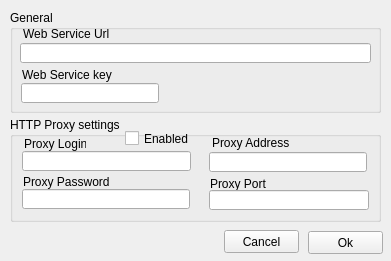
<?xml version="1.0" encoding="UTF-8"?>
<ui version="4.0">
 <class>Settings</class>
 <widget class="QWidget" name="Settings">
  <property name="geometry">
   <rect>
    <x>0</x>
    <y>0</y>
    <width>391</width>
    <height>261</height>
   </rect>
  </property>
  <property name="maximumSize">
   <size>
    <width>391</width>
    <height>16777215</height>
   </size>
  </property>
  <property name="windowTitle">
   <string>Form</string>
  </property>
  <widget class="QGroupBox" name="groupBox">
   <property name="geometry">
    <rect>
     <x>10</x>
     <y>10</y>
     <width>371</width>
     <height>103</height>
    </rect>
   </property>
   <property name="title">
    <string>General</string>
   </property>
   <widget class="QLabel" name="label">
    <property name="geometry">
     <rect>
      <x>13</x>
      <y>16</y>
      <width>105</width>
      <height>16</height>
     </rect>
    </property>
    <property name="text">
     <string>Web Service Url</string>
    </property>
   </widget>
   <widget class="QLineEdit" name="webServiceUrlEdit">
    <property name="geometry">
     <rect>
      <x>10</x>
      <y>33</y>
      <width>351</width>
      <height>20</height>
     </rect>
    </property>
    <property name="maxLength">
     <number>200</number>
    </property>
   </widget>
   <widget class="QLabel" name="label_2">
    <property name="geometry">
     <rect>
      <x>12</x>
      <y>57</y>
      <width>148</width>
      <height>16</height>
     </rect>
    </property>
    <property name="text">
     <string>Web Service key</string>
    </property>
   </widget>
   <widget class="QLineEdit" name="webServiceKeyEdit">
    <property name="geometry">
     <rect>
      <x>11</x>
      <y>73</y>
      <width>138</width>
      <height>20</height>
     </rect>
    </property>
    <property name="maxLength">
     <number>20</number>
    </property>
   </widget>
  </widget>
  <widget class="QPushButton" name="cancelButton">
   <property name="geometry">
    <rect>
     <x>224</x>
     <y>230</y>
     <width>75</width>
     <height>23</height>
    </rect>
   </property>
   <property name="text">
    <string>Cancel</string>
   </property>
  </widget>
  <widget class="QPushButton" name="OkButton">
   <property name="geometry">
    <rect>
     <x>308</x>
     <y>231</y>
     <width>75</width>
     <height>23</height>
    </rect>
   </property>
   <property name="text">
    <string>Ok</string>
   </property>
  </widget>
  <widget class="QGroupBox" name="groupBox_2">
   <property name="geometry">
    <rect>
     <x>10</x>
     <y>117</y>
     <width>371</width>
     <height>105</height>
    </rect>
   </property>
   <property name="title">
    <string>HTTP Proxy settings</string>
   </property>
   <widget class="QLabel" name="label_3">
    <property name="geometry">
     <rect>
      <x>14</x>
      <y>19</y>
      <width>62</width>
      <height>16</height>
     </rect>
    </property>
    <property name="text">
     <string>Proxy Login</string>
    </property>
   </widget>
   <widget class="QLabel" name="label_4">
    <property name="geometry">
     <rect>
      <x>13</x>
      <y>57</y>
      <width>97</width>
      <height>16</height>
     </rect>
    </property>
    <property name="text">
     <string>Proxy Password</string>
    </property>
   </widget>
   <widget class="QLabel" name="label_5">
    <property name="geometry">
     <rect>
      <x>202</x>
      <y>18</y>
      <width>124</width>
      <height>16</height>
     </rect>
    </property>
    <property name="text">
     <string>Proxy Address</string>
    </property>
   </widget>
   <widget class="QLabel" name="label_6">
    <property name="geometry">
     <rect>
      <x>200</x>
      <y>59</y>
      <width>70</width>
      <height>16</height>
     </rect>
    </property>
    <property name="text">
     <string>Proxy Port</string>
    </property>
   </widget>
   <widget class="QLineEdit" name="LoginNameEdit">
    <property name="geometry">
     <rect>
      <x>12</x>
      <y>34</y>
      <width>169</width>
      <height>20</height>
     </rect>
    </property>
    <property name="maxLength">
     <number>20</number>
    </property>
   </widget>
   <widget class="QLineEdit" name="passwordEdit">
    <property name="geometry">
     <rect>
      <x>12</x>
      <y>72</y>
      <width>168</width>
      <height>20</height>
     </rect>
    </property>
    <property name="maxLength">
     <number>20</number>
    </property>
    <property name="echoMode">
     <enum>QLineEdit::PasswordEchoOnEdit</enum>
    </property>
   </widget>
   <widget class="QLineEdit" name="proxyAddressEdit">
    <property name="geometry">
     <rect>
      <x>199</x>
      <y>35</y>
      <width>158</width>
      <height>20</height>
     </rect>
    </property>
    <property name="maxLength">
     <number>50</number>
    </property>
   </widget>
   <widget class="QLineEdit" name="proxyPortEdit">
    <property name="geometry">
     <rect>
      <x>199</x>
      <y>73</y>
      <width>160</width>
      <height>20</height>
     </rect>
    </property>
    <property name="maxLength">
     <number>5</number>
    </property>
   </widget>
   <widget class="QCheckBox" name="enabledCheckBox">
    <property name="geometry">
     <rect>
      <x>115</x>
      <y>13</y>
      <width>70</width>
      <height>17</height>
     </rect>
    </property>
    <property name="text">
     <string>Enabled</string>
    </property>
   </widget>
  </widget>
 </widget>
 <tabstops>
  <tabstop>webServiceUrlEdit</tabstop>
  <tabstop>webServiceKeyEdit</tabstop>
  <tabstop>LoginNameEdit</tabstop>
  <tabstop>passwordEdit</tabstop>
  <tabstop>proxyAddressEdit</tabstop>
  <tabstop>proxyPortEdit</tabstop>
  <tabstop>cancelButton</tabstop>
  <tabstop>OkButton</tabstop>
 </tabstops>
 <resources/>
 <connections/>
</ui>
